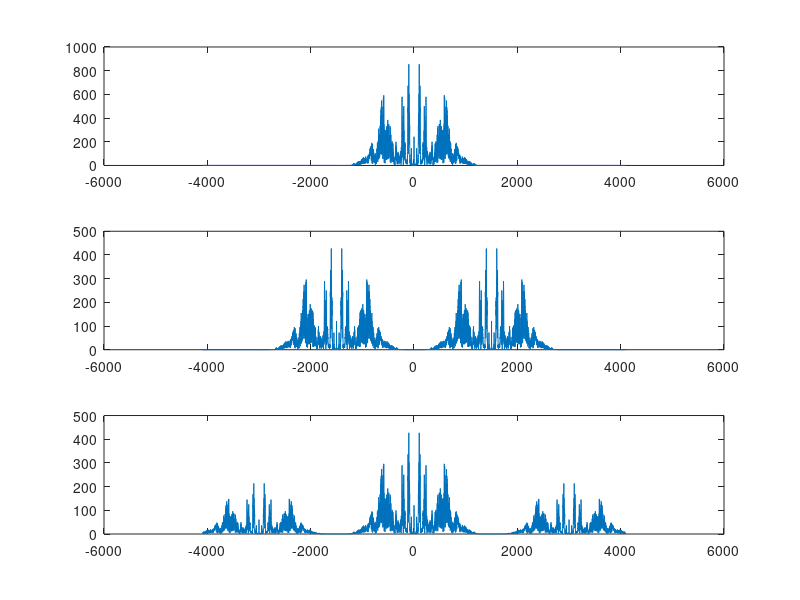

MATLAB code for this plot:

clear
clc

load origbl;
sound(x,8192);

fs=8192; % sampling frequency fs
Ts=1/fs; % sample time
N=length(x); % length of the signal
t=[0:1/fs:(N-1)/fs]; % continuous time for each sample instant in x

% also look into prob7_4_fft_test.m
F=linspace(-fs/2,fs/2,8192);
X=fftshift(fft(x,8192));

A=0;
fc=1500;
wc=2*pi*fc;
y=(A+x').*cos(wc*t);
Y=fftshift(fft(y,8192));
% sound(y,8192);

w=y.*cos(wc*t);
W=fftshift(fft(w,8192));
% sound(w,8192);

figure(1)
clf

subplot(311)
plot(F,abs(X));

subplot(312)
plot(F,abs(Y));

subplot(313)
plot(F,abs(W));

return
